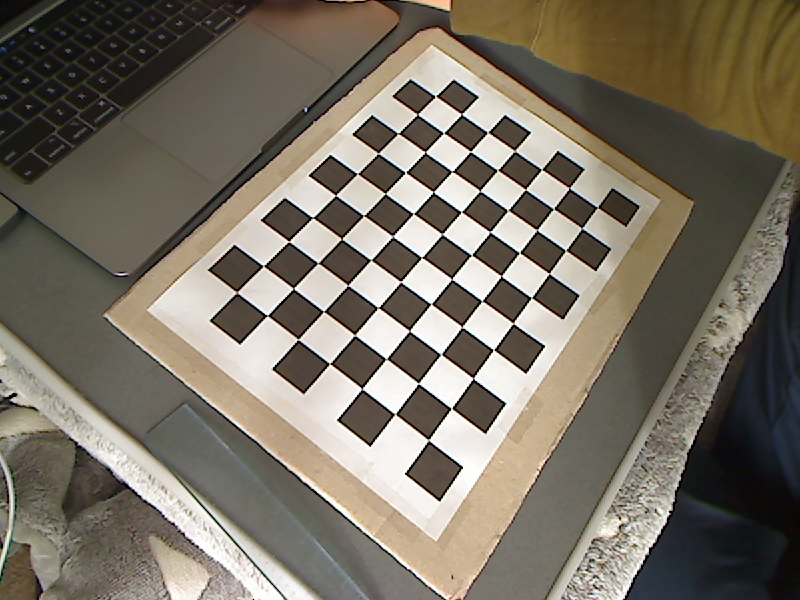
#> input picture client/calibration/img_labs_camera/20201220_142402.png, 800 x 600 px; its folder holds 4 pictures in this run
$ python useCalibration.py
#> lines starting #> are read from the running program, lines starting #| are printed output that depends on the picture
#
# カメラの歪みを補正する
#
import numpy as np
import cv2
import glob
from time import sleep
from datetime import datetime

TMP_FOLDER_PATH = "./res_labs_camera/"
MTX_PATH = TMP_FOLDER_PATH + "mtx.csv"
DIST_PATH = TMP_FOLDER_PATH + "dist.csv"
SAVE_FOLDER_PATH = "./aftercalib_labs_camera/"

# メイン関数
def main():
    calibrateImage() # 画像の歪みを補正

# カメラの歪みをCSVファイルを元に補正する関数
def calibrateImage():
    mtx, dist = loadCalibrationFile(MTX_PATH, DIST_PATH)

    for fn in glob.glob("./img_labs_camera/*"):
        img = cv2.imread(fn)
#> img is the input picture: shape (600, 800, 3); mean B, G, R 100.6, 113.3, 121
        resultImg = cv2.undistort(img, mtx, dist, None) # 内部パラメータを元に画像補正
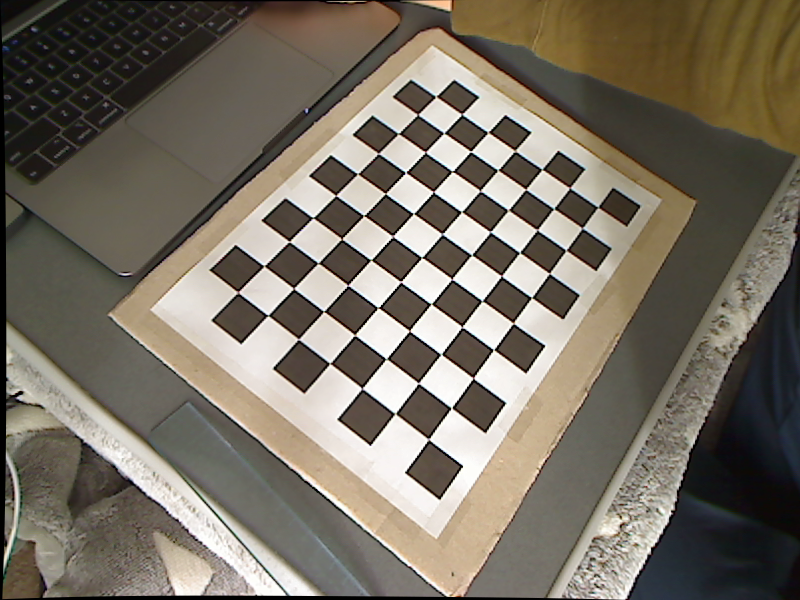
#> resultImg: shape (600, 800, 3); mean B, G, R 99.5, 112.2, 119.7
        saveImgByTime(SAVE_FOLDER_PATH, resultImg)
        sleep(1)
#> pass 2 of the loop in calibrateImage, `for fn in glob.glob("./img_labs_camera/*"):`:
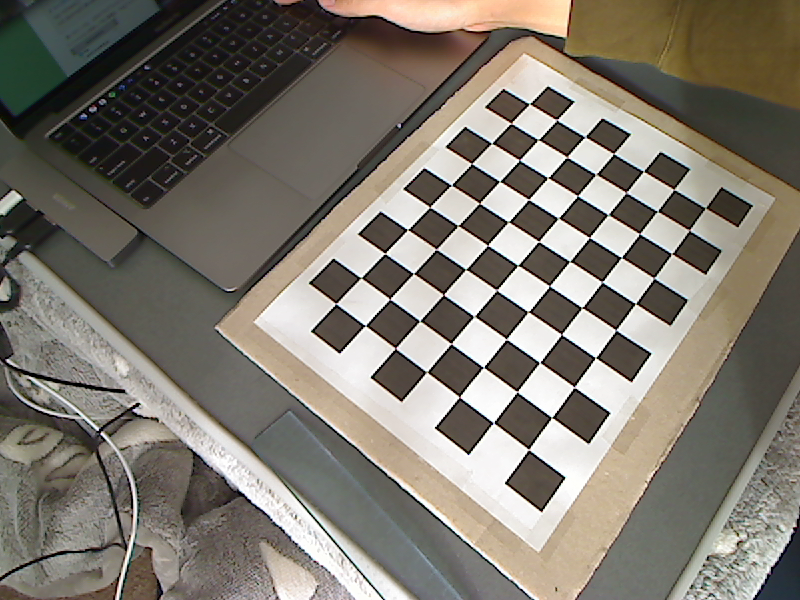
#> input picture client/calibration/img_labs_camera/20201220_142412.png, 800 x 600 px
#> in calibrateImage, img is the input picture: shape (600, 800, 3); mean B, G, R 110.6, 120.5, 126.2
#> in calibrateImage, `resultImg = cv2.undistort(img, mtx, dist, None)`:
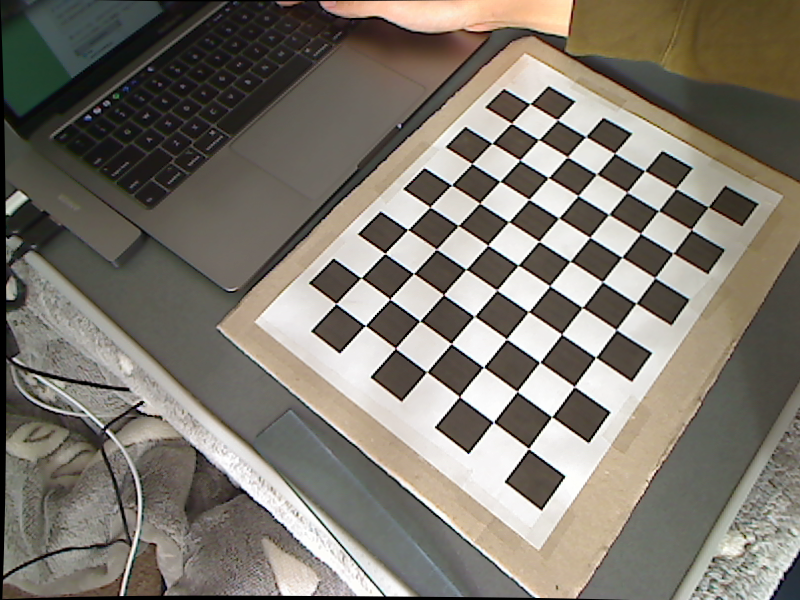
#> resultImg: shape (600, 800, 3); mean B, G, R 109.8, 119.7, 125.3
#> pass 3 of the loop in calibrateImage, `for fn in glob.glob("./img_labs_camera/*"):`:
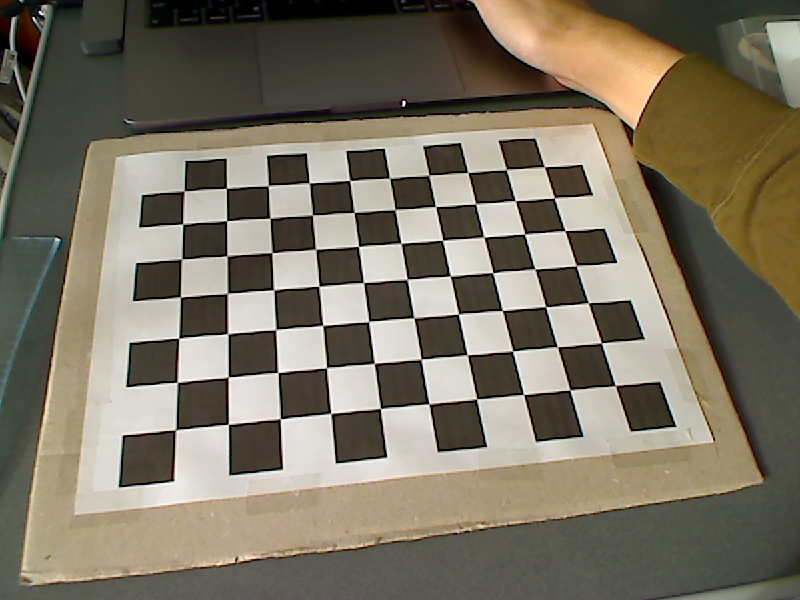
#> input picture client/calibration/img_labs_camera/20201220_142422.png, 800 x 600 px
#> in calibrateImage, img is the input picture: shape (600, 800, 3); mean B, G, R 98.5, 115.1, 122.9
#> in calibrateImage, `resultImg = cv2.undistort(img, mtx, dist, None)`:
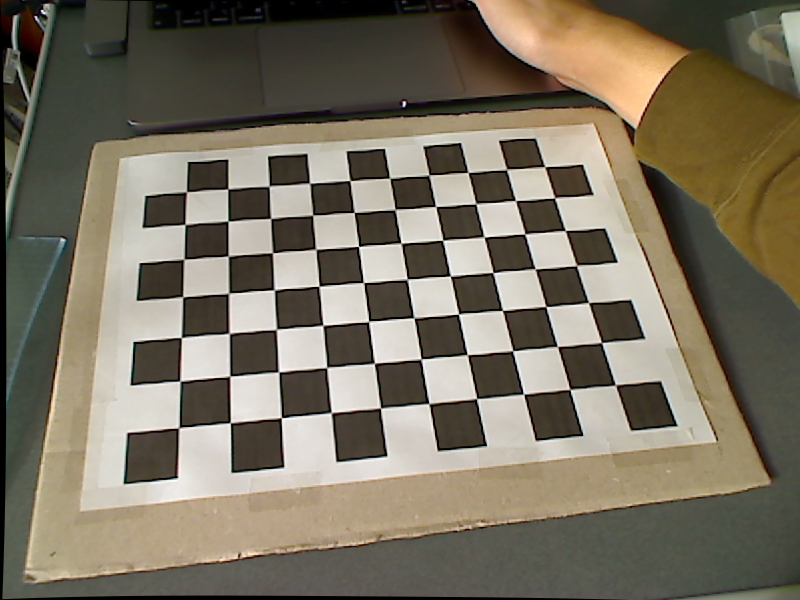
#> resultImg: shape (600, 800, 3); mean B, G, R 97.1, 113.6, 121.5
#> the loop made 4 passes; the first 3 are shown

# キャリブレーションCSVファイルを読み込む関数
def loadCalibrationFile(mtx_path, dist_path):
    try:
        mtx = np.loadtxt(mtx_path, delimiter=',')
        dist = np.loadtxt(dist_path, delimiter=',')
    except Exception as e:
        raise e
    return mtx, dist

# 画像を時刻で保存する関数
def saveImgByTime(dirPath, img):
    # 時刻を取得
    date = datetime.now().strftime("%Y%m%d_%H%M%S")
    path = dirPath + date + ".png"
    cv2.imwrite(path, img) # ファイル保存
    print("saved: ", path)

if __name__ == '__main__':
    main()
